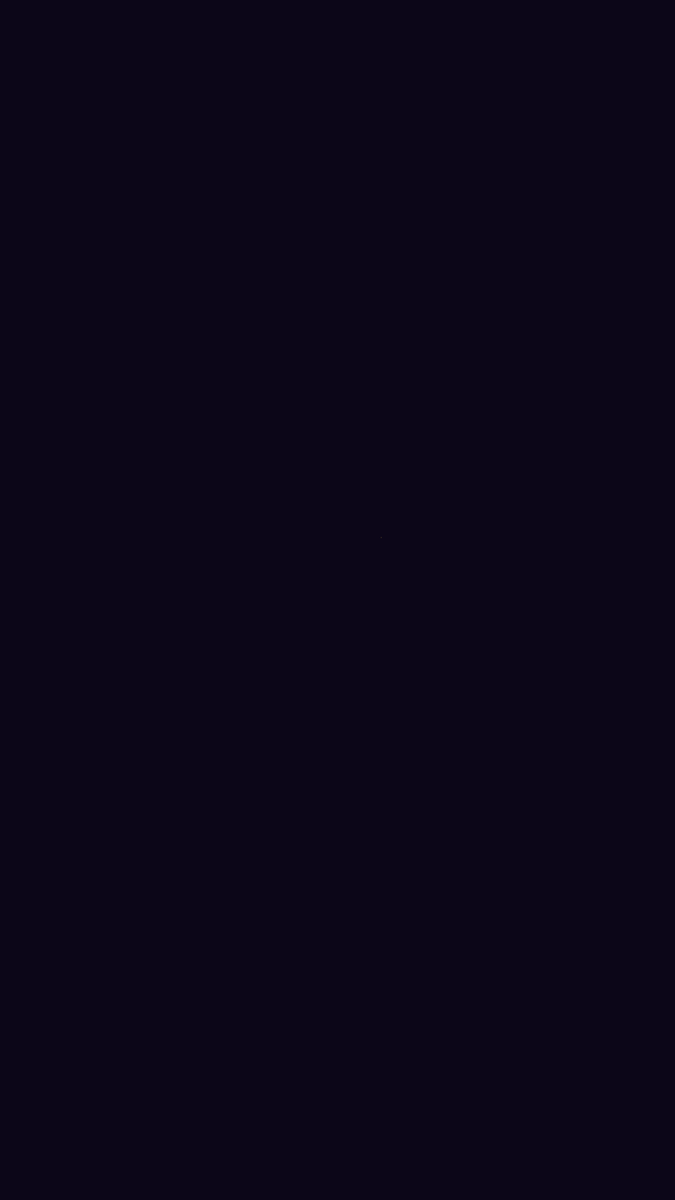
Frame 1 (no input)
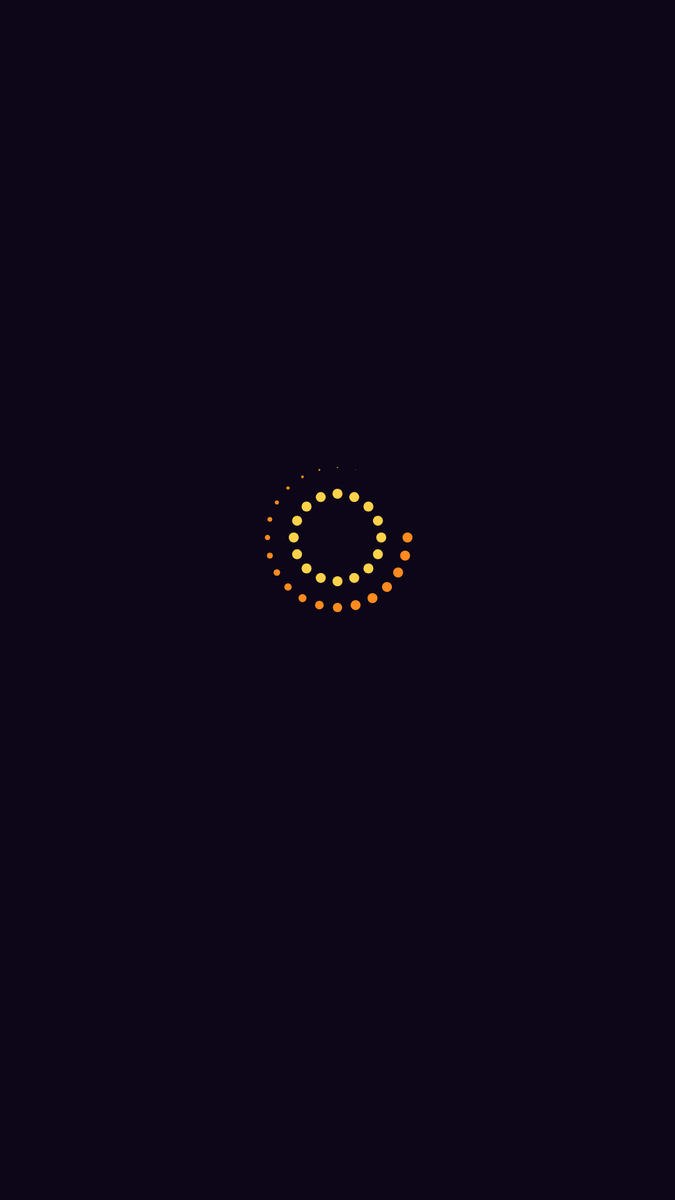
Frame 60 (no input)
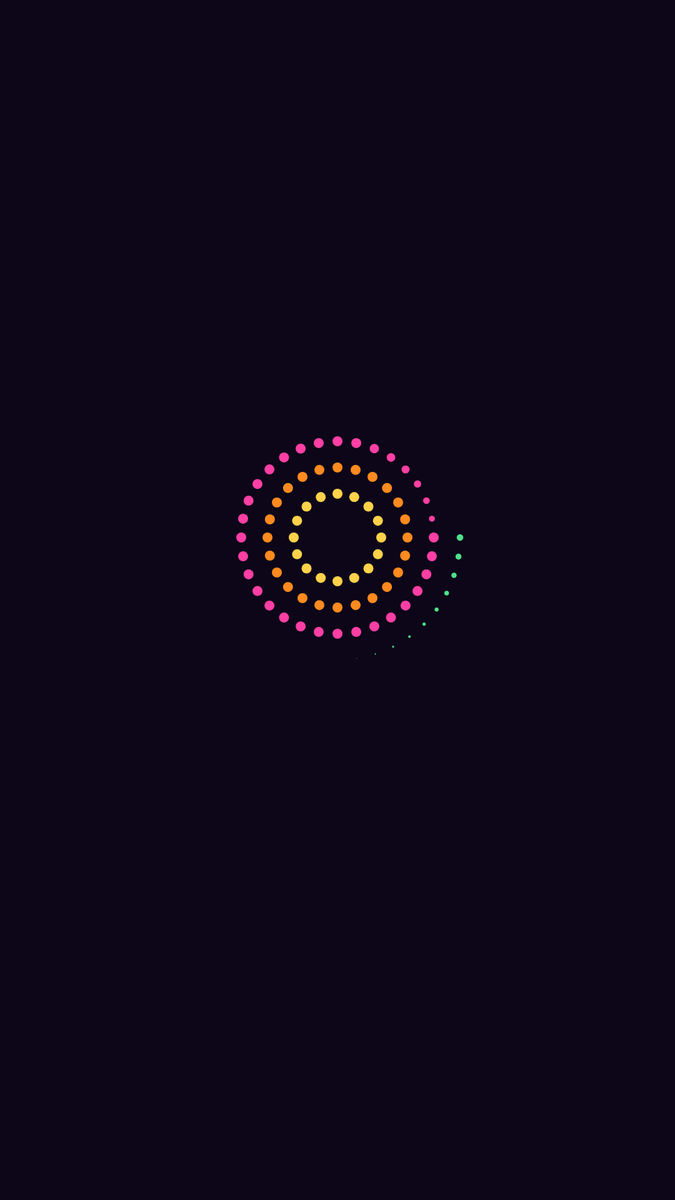
Frame 120 (the mouse pressed at the canvas centre since frame 60)

The p5.js sketch that drew these frames (run headless with seeded random() and noise() and a simulated clock; from frame 60 on, the mouse is pressed at the canvas centre):

// p5.js sketch
// ── sketch.js
// Diwali rangoli, drawn ring by ring
const C = [540, 860];  // center
const COLS = ['#ffd24a', '#ff8a1f',
              '#ff3fa4', '#4fe08a'];
let dots = [];

function setup() {
  createCanvas(1080, 1920);
  pixelDensity(1);
  noStroke();
  for (let k = 0; k < 9; k++) {
    let n = 8 * (k + 2), r = 70 + k * 42;
    for (let i = 0; i < n; i++) {
      let a = TWO_PI * i / n;
      dots.push([cos(a) * r, sin(a) * r,
                 k * 36 + i * 1.2,
                 COLS[k % 4]]);
    }
  }
}

function draw() {
  background(12, 6, 24);
  for (let [x, y, t, c] of dots) {
    let p = (frameCount - t) / 18;
    p = constrain(p, 0, 1);
    fill(c);
    circle(C[0] + x, C[1] + y, 16 * p);
  }
  petals();
  diyas();
  title();
}

function petals() {
  for (let k = 0; k < 8; k++) {
    let t = frameCount - 400 - k * 45;
    let p = constrain(t / 50, 0, 1);
    let r = 91 + k * 42;
    fill(COLS[(k + 1) % 4]);
    for (let i = 0; i < 8; i++) {
      let a = TWO_PI / 8 * (i + k % 2 / 2);
      push();
      translate(C[0] + cos(a) * r,
                C[1] + sin(a) * r);
      rotate(a + HALF_PI);
      ellipse(0, 0, 22 * p, 42 * p);
      pop();
    }
  }
}

function diyas() {
  for (let i = 0; i < 12; i++) {
    if (frameCount < 780 + i * 12) continue;
    let a = TWO_PI * i / 12;
    let x = C[0] + cos(a) * 500;
    let y = C[1] + sin(a) * 500;
    let f = 4 * sin(frameCount * 0.3 + i);
    fill(200, 90, 30);
    arc(x, y + 6, 46, 26, 0, PI, CHORD);
    fill(255, 190, 60);
    ellipse(x, y - 14 - f / 2, 14, 26 + f);
  }
}

function title() {
  let t = frameCount - 930;
  let p = constrain(t / 90, 0, 1);
  if (p <= 0) return;
  textAlign(CENTER, CENTER);
  textStyle(BOLD);
  textSize(104);
  drawingContext.shadowBlur = 60;
  drawingContext.shadowColor = '#ff8c00';
  fill(255, 210, 74, 255 * p);
  text('HAPPY DIWALI', C[0], 1500);
}
